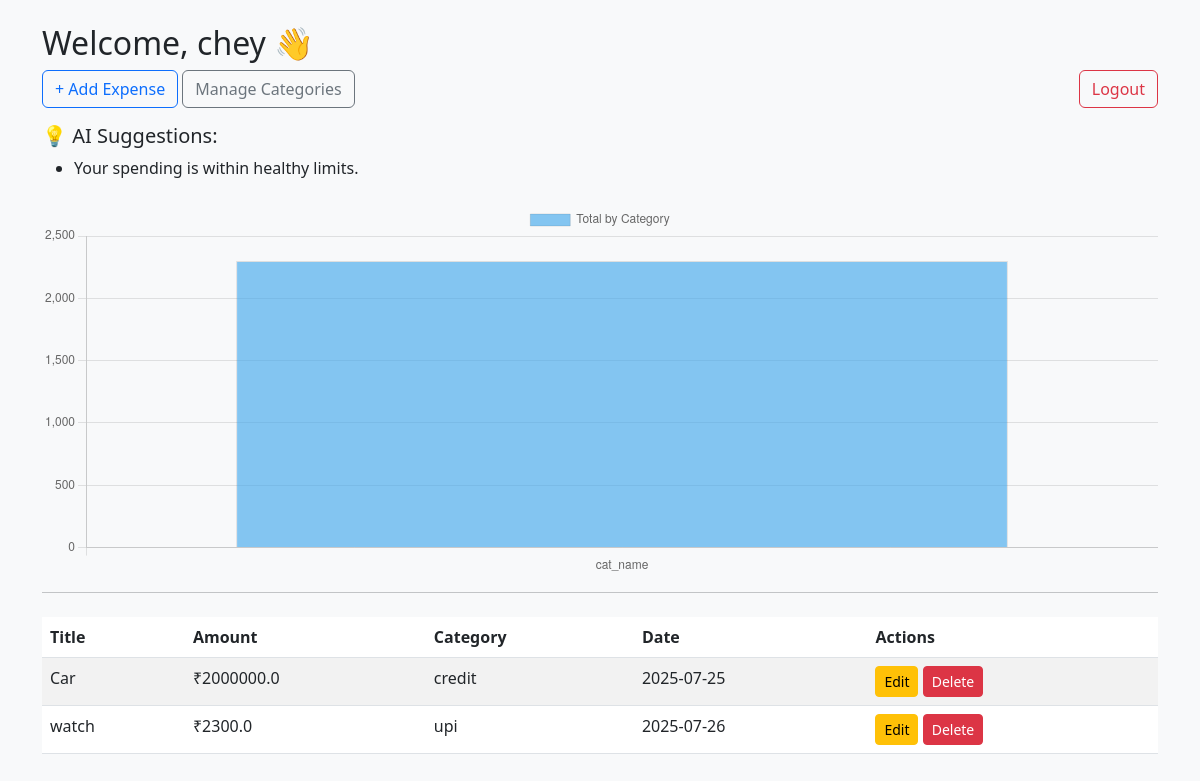
The page /dashboard (signed in) on the database its author committed.
### PersonalExpenseTracker-main/Personal Expense Tracker/models.py (models this page shows)
class User(db.Model, UserMixin):
    id = db.Column(db.Integer, primary_key = True)
    username = db.Column(db.String(100), unique=True, nullable = False)
    password = db.Column(db.String(200), nullable = False )

class Expense(db.Model):
    id = db.Column(db.Integer, primary_key=True)
    title = db.Column(db.String(100), nullable = False)
    amount = db.Column(db.Float, nullable = False)
    date = db.Column(db.String(20), nullable = False)
    user_id = db.Column(db.Integer, db.ForeignKey('user.id'))
    category_id  = db.Column(db.Integer, db.ForeignKey('category.id'))

class Category(db.Model):
    id = db.Column(db.Integer, primary_key=True)
    name = db.Column(db.String(100), unique=True, nullable=False)
    description = db.Column(db.String(200))
    expenses = db.relationship('Expense', backref='category', lazy=True)

### PersonalExpenseTracker-main/Personal Expense Tracker/app.py (the view)
@app.route('/dashboard')
@login_required
def dashboard():
    expenses = Expense.query.filter_by(user_id = current_user.id).all()
    category_totals = {}
    for exp in expenses:
        cat_name = exp.category.name if exp.category else 'Uncategorized'
        category_totals['cat_name'] = category_totals.get(cat_name, 0) + exp.amount
    suggestions = []
    if category_totals:
        max_cat = max(category_totals, key = category_totals.get)
        max_amt = category_totals[max_cat]
        if max_amt > 3000 :
            suggestions.append(f"You spent ${max_amt} on {max_cat}. Consider reducing it.")
        else:
            suggestions.append('Your spending is within healthy limits.')
    return render_template(
        'dashboard.html',
        username = current_user.username,
        expenses = expenses,
        categories = list(category_totals.keys()),
        totals = list(category_totals.values()),
        suggestions = suggestions
    )

### PersonalExpenseTracker-main/Personal Expense Tracker/app.py (called while the page is built)
@login_manager.user_loader
def load_user(user_id):
    return User.query.get(int(user_id))

### PersonalExpenseTracker-main/Personal Expense Tracker/templates/dashboard.html (shortened to what this page needs)
{% extends 'base.html' %}
{% block content %}
<h2>Welcome, {{ username }} 👋</h2>
<a href="{{ url_for('add_expense') }}" class="btn btn-outline-primary mb-3">+ Add Expense</a>
<a href="{{ url_for('list_categories') }}" class="btn btn-outline-secondary mb-3">Manage Categories</a>
<a href="{{ url_for('logout') }}" class="btn btn-outline-danger mb-3 float-end">Logout</a>
{% if suggestions %}
    <div class="mb-4">
        <h5>💡 AI Suggestions:</h5>
        <ul>
            {% for suggestion in suggestions %}
            <li>{{ suggestion }}</li>
            {% endfor %}
        </ul>
    </div>
{% endif %}
<canvas id="expenseChart" height="100"></canvas>
<hr>
<table class="table table-striped mt-4">
    <thead>
        <tr>
            <th>Title</th><th>Amount</th><th>Category</th><th>Date</th><th>Actions</th>
        </tr>
    </thead>
    <tbody>
        {% for exp in expenses %}
        <tr>
            <td>{{ exp.title }}</td>
            <td>₹{{ exp.amount }}</td>
            <td>{{ exp.category.name if exp.category else 'N/A' }}</td>
            <td>{{ exp.date }}</td>
            <td>
                <a href="{{ url_for('edit_expense', id=exp.id) }}" class="btn btn-sm btn-warning">Edit</a>
                <a href="{{ url_for('delete_expense', id=exp.id) }}" class="btn btn-sm btn-danger">Delete</a>
            </td>
        </tr>
        {% endfor %}
    </tbody>
</table>
<script>
const ctx = document.getElementById('expenseChart').getContext('2d');
const expenseChart = new Chart(ctx, {
    type: 'bar',
    data: {
        labels: {{ categories|tojson }},
        datasets: [{
            label: 'Total by Category',
            data: {{ totals|tojson }},
            backgroundColor: 'rgba(54, 162, 235, 0.6)',
            borderWidth: 1
        }]
    },
    options: {
        responsive: true,
        scales: {
            y: {
                beginAtZero: true
            }
        }
    }
});
</script>
{% endblock %}

### PersonalExpenseTracker-main/Personal Expense Tracker/templates/base.html (shortened to what this page needs)
<!DOCTYPE html>
<html lang="en">
<head>
    <link rel="stylesheet" href="https://cdn.jsdelivr.net/npm/bootstrap@5.3.0/dist/css/bootstrap.min.css">
</head>
<body class="bg-light">
    <div class="container mt-4">
        {% block content %}{% endblock %}
    </div>
</body>
</html>

### rows shown on the page
User: username "chey"
Expense: title "Car", amount "2000000.0", category "credit", date "2025-07-25"
Expense: title "watch", amount "2300.0", category "upi", date "2025-07-26"

### other values the page prints
{{ suggestion }} "Your spending is within healthy limits."
chart data {{ totals|tojson }} [2300.0]
